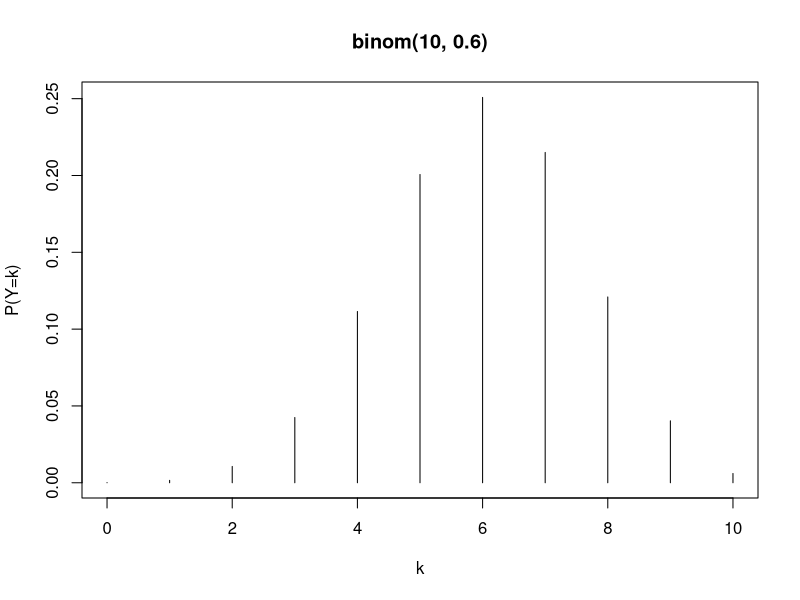
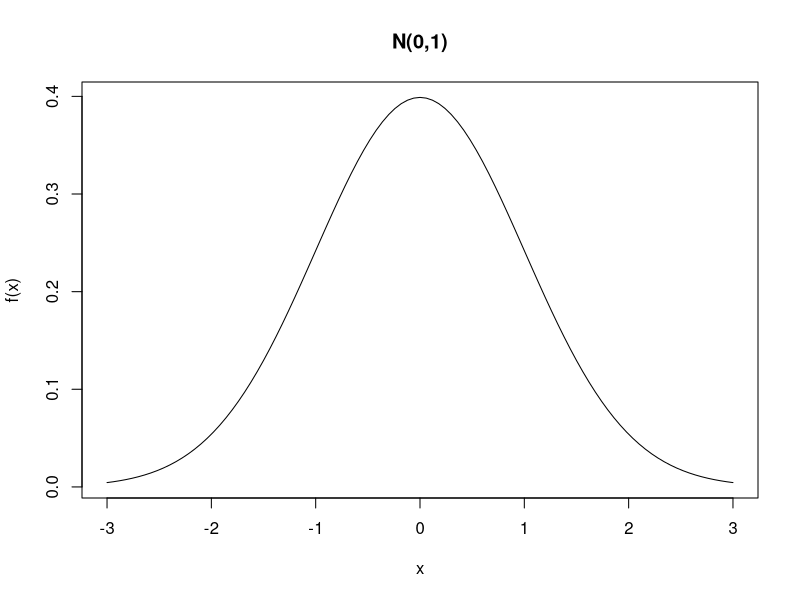

The R source for these figures, in order:
## -------------------------------------------------------------------------------------------------
n <- 10 # Number of trials
p <- 0.6 # Probability of success
k <- 4 # Number of successes

choose(n, k) * p^k * (1 - p)^(n - k)

## -------------------------------------------------------------------------------------------------
dbinom(k, size = n, prob = p)

## -------------------------------------------------------------------------------------------------
sum(dbinom(0:5, size = n, prob = p))
pbinom(5, size = n, prob = p) # Specific R function

## -------------------------------------------------------------------------------------------------
1 - pbinom(5, size = n, prob = p)
pbinom(5, size = n, prob = p, lower.tail = FALSE)

## -------------------------------------------------------------------------------------------------
n * p # Expected value obtained through analytical computations
sum(0:n * dbinom(0:n, size = n, prob = 0.6)) # Numerical computation

## -------------------------------------------------------------------------------------------------
sum(sqrt(0:n) * dbinom(0:n, size = n, prob = 0.6))

## -------------------------------------------------------------------------------------------------
qbinom(0.25, size = 10, prob = 0.6) # First quartile

## -------------------------------------------------------------------------------------------------
pbinom(4, size = 10, prob = 0.6) # The value is smaller than 0.25
pbinom(5, size = 10, prob = 0.6) # The value is larger than 0.25

## -------------------------------------------------------------------------------------------------
kk <- 0:n
prob <- dbinom(0:n, size = n, prob = p)
plot(kk, prob, type = "h", main = "binom(10, 0.6)", xlab = "k", ylab = "P(Y=k)")

## -------------------------------------------------------------------------------------------------
x <- 1 # Point at which to compute the density
mu <- 3 # Mean
sigma2 <- 10 # Variance

1 / sqrt(2 * pi * sigma2) * exp(-1 / (2 * sigma2) * (x - mu)^2)
dnorm(x, mean = mu, sd = sqrt(sigma2))

## -------------------------------------------------------------------------------------------------
integrate(dnorm, lower = -1, upper = 1)

## -------------------------------------------------------------------------------------------------
pnorm(1) - pnorm(-1)

## -------------------------------------------------------------------------------------------------
qnorm(0.75)

## -------------------------------------------------------------------------------------------------
pnorm(qnorm(0.75))

## -------------------------------------------------------------------------------------------------
curve(dnorm(x, mean = 0, sd = 1), from = -3, to = 3, ylab = "f(x)", main = "N(0,1)")

## -------------------------------------------------------------------------------------------------
set.seed(123) # Fixes the "seed", see below
R <- 5
rnorm(R, mean = 0, sd = 1)

## -------------------------------------------------------------------------------------------------
dice <- 1:6

## -------------------------------------------------------------------------------------------------
set.seed(123) # R command to fix the "seed"
sample(x = dice, size = 1) # size = 1 implies that a single die is rolled

## -------------------------------------------------------------------------------------------------
set.seed(140)
n <- 10
# replace = TRUE implies that the die is rolled 10 times
sim <- sample(dice, size = n, replace = TRUE)
sim

## -------------------------------------------------------------------------------------------------
sample(1:90, size = 5, replace = FALSE)

## -------------------------------------------------------------------------------------------------
sample(dice)
